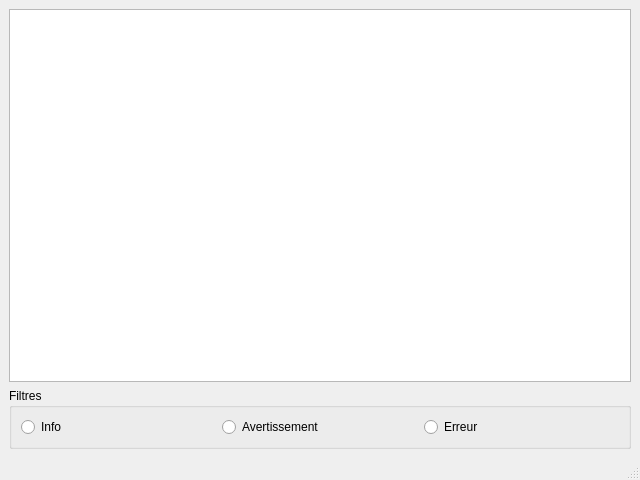
<?xml version="1.0" encoding="UTF-8"?>
<ui version="4.0">
 <class>LogViewer</class>
 <widget class="QMainWindow" name="LogViewer">
  <property name="geometry">
   <rect>
    <x>0</x>
    <y>0</y>
    <width>640</width>
    <height>480</height>
   </rect>
  </property>
  <widget class="QWidget" name="centralwidget">
   <layout class="QVBoxLayout" name="verticalLayout">
    <item>
     <widget class="QPlainTextEdit" name="logTextEdit"/>
    </item>
    <item>
     <widget class="QGroupBox" name="filtersGroupBox">
      <property name="title">
       <string>Filtres</string>
      </property>
      <layout class="QHBoxLayout" name="horizontalLayout">
       <item>
        <widget class="QRadioButton" name="infoRadioButton">
         <property name="text">
          <string>Info</string>
         </property>
        </widget>
       </item>
       <item>
        <widget class="QRadioButton" name="warningRadioButton">
         <property name="text">
          <string>Avertissement</string>
         </property>
        </widget>
       </item>
       <item>
        <widget class="QRadioButton" name="errorRadioButton">
         <property name="text">
          <string>Erreur</string>
         </property>
        </widget>
       </item>
      </layout>
     </widget>
    </item>
   </layout>
  </widget>
  <widget class="QMenuBar" name="menubar">
   <property name="geometry">
    <rect>
     <x>0</x>
     <y>0</y>
     <width>640</width>
     <height>24</height>
    </rect>
   </property>
  </widget>
  <widget class="QStatusBar" name="statusbar"/>
 </widget>
 <resources/>
 <connections>
  <connection>
   <sender>infoRadioButton</sender>
   <signal>toggled(bool)</signal>
   <receiver>logTextEdit</receiver>
   <slot>filtrerLogs()</slot>
   <hints>
    <hint type="sourcelabel">
     <x>20</x>
     <y>20</y>
    </hint>
    <hint type="destinationlabel">
     <x>20</x>
     <y>20</y>
    </hint>
   </hints>
  </connection>
  <connection>
   <sender>warningRadioButton</sender>
   <signal>toggled(bool)</signal>
   <receiver>logTextEdit</receiver>
   <slot>filtrerLogs()</slot>
   <hints>
    <hint type="sourcelabel">
     <x>20</x>
     <y>20</y>
    </hint>
    <hint type="destinationlabel">
     <x>20</x>
     <y>20</y>
    </hint>
   </hints>
  </connection>
  <connection>
   <sender>errorRadioButton</sender>
   <signal>toggled(bool)</signal>
   <receiver>logTextEdit</receiver>
   <slot>filtrerLogs()</slot>
   <hints>
    <hint type="sourcelabel">
     <x>20</x>
     <y>20</y>
    </hint>
    <hint type="destinationlabel">
     <x>20</x>
     <y>20</y>
    </hint>
   </hints>
  </connection>
 </connections>
</ui>
